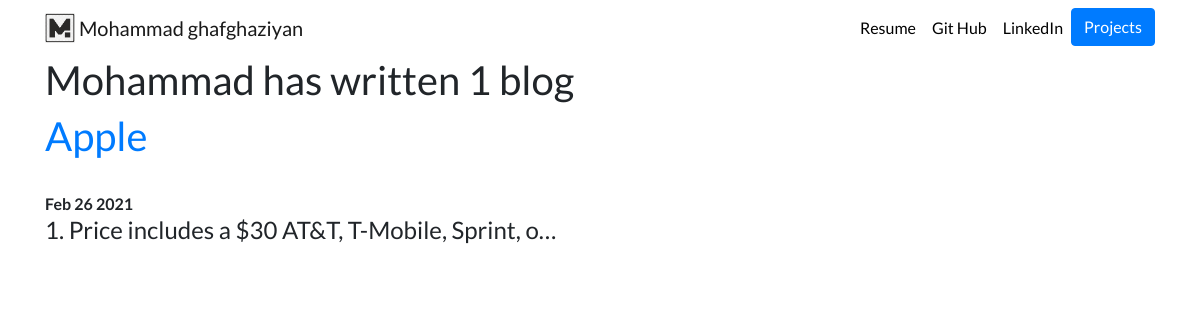
Screenshot of /blog/ with the database file from the repository.
### blog/models.py (models this page shows, shortened)
class Blog(models.Model):
    title = models.CharField(max_length = 200)
    discription = models.TextField()
    date = models.DateField()

### blog/views.py (the view)
# urls.py: path('', views.all_blogs, name='all_blogs'),
def all_blogs(request):
    Blogs = Blog.objects.all()
    return render(request, 'blog/all_blogs.html', {'blogs':Blogs})

### blog/templates/blog/all_blogs.html (shortened to what this page needs)
{% extends 'prof/same.html' %}
{% block content %}
  <body>
    <h1>Mohammad has written {{ blogs.count }} blog{{ blogs.count|pluralize }}</h1>
    {% for blog in blogs %}
    <a href="{% url 'blog:detail' blog.id %} " target="_blank"><h1>{{blog.title}}</h1></a>
    <br><b>{{blog.date|date:'M d Y'}}</b>
    <br><h4>{{blog.discription|truncatechars:50}}</h4>
    {% endfor %}
  </body>
{% endblock %}

### prof/static/prof/custom.css (style rules this page uses)
body { font-family: 'Lato', sans-serif; }

### rows the page displays
Blog: title "Apple", date "Feb 26 2021", discription "1. Price includes a $30 AT&T, T-Mobile, Sprint, o…"

### other values shown
{{ blogs.count }} "1"
